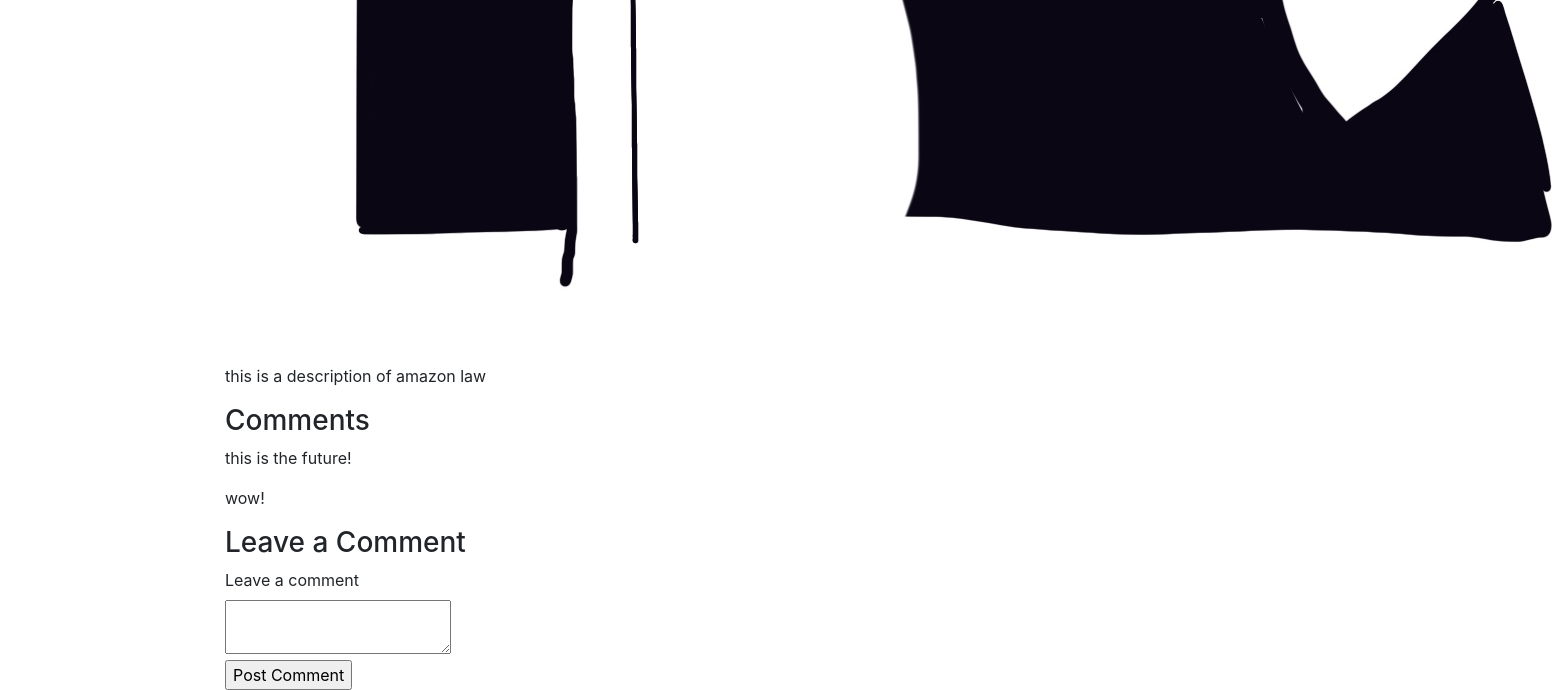
Page /gallery/1 (lower part) on the earlier database version.
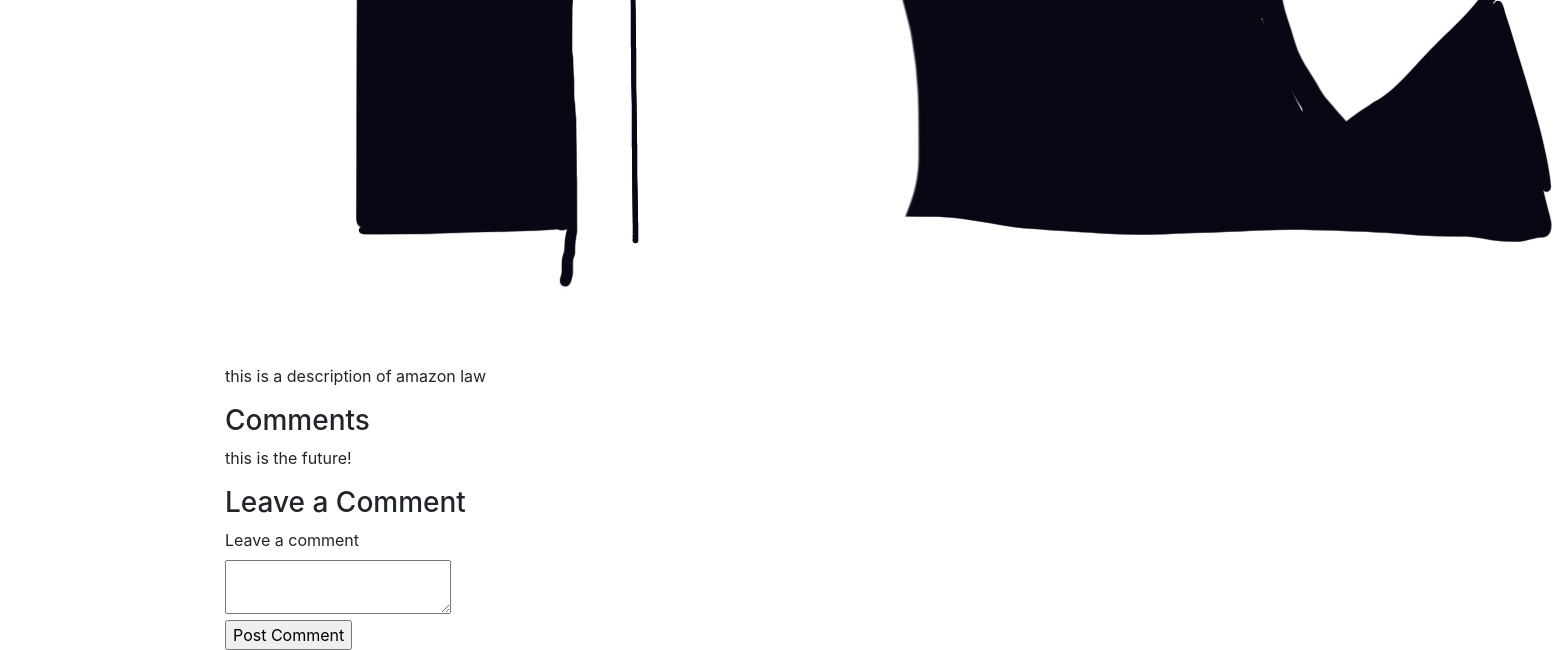
Same page on the later database version.
### tables this page shows
CREATE TABLE Comments (
            id INTEGER PRIMARY KEY AUTOINCREMENT,
            gallery_id INTEGER, 
            comment_text TEXT NOT NULL,
            FOREIGN KEY (gallery_id) REFERENCES Gallery(id) 
        );

### app.py (the view)
@app.route('/gallery/<image_id>', methods=['GET', 'POST'])
def gallery_description(image_id):
    conn = sqlite3.connect('treehouse.db')
    cursor = conn.cursor()
    cursor.execute("SELECT * FROM Gallery WHERE id=?", (image_id,))
    image = cursor.fetchone()
    cursor.execute("SELECT * FROM Comments WHERE gallery_id=?", (image_id,))
    comments = cursor.fetchall()
    conn.close()
    if image is None:
        flash('Gallery image not found!', 'error')
        return redirect(url_for('index'))
    form = CommentForm()
    if form.validate_on_submit():
        add_comment(image[2], form.content.data)  # Pass image name
        flash('Your comment has been added!', 'success')
        return redirect(url_for('gallery_description', image_id=image_id))
    return render_template('gallery_description.html', image=image, comments=comments, form=form)

### forms.py
class CommentForm(FlaskForm):
    content = TextAreaField('Leave a comment', validators=[DataRequired()])
    submit = SubmitField('Post Comment')

### templates/gallery_description.html (shortened to what this page needs)
{% extends 'base.html' %}
{% block content %}
    <img src="{{ url_for('static', filename=image[1]) }}" alt="{{ image[2] }}">
    <p>{{ image[3] }}</p>
    <h3>Comments</h3>
    {% for comment in comments %}
        <p>{{ comment[2] }}</p>
    {% endfor %}
    <h3>Leave a Comment</h3>
    <form method="POST" action="">
        <div>
            {{ form.content.label }}<br>
            {{ form.content }}
        </div>
        <div>
            {{ form.submit() }}
        </div>
    </form>
{% endblock %}

Differences in the rows shown:
removed Comments: comment_text "wow!"
